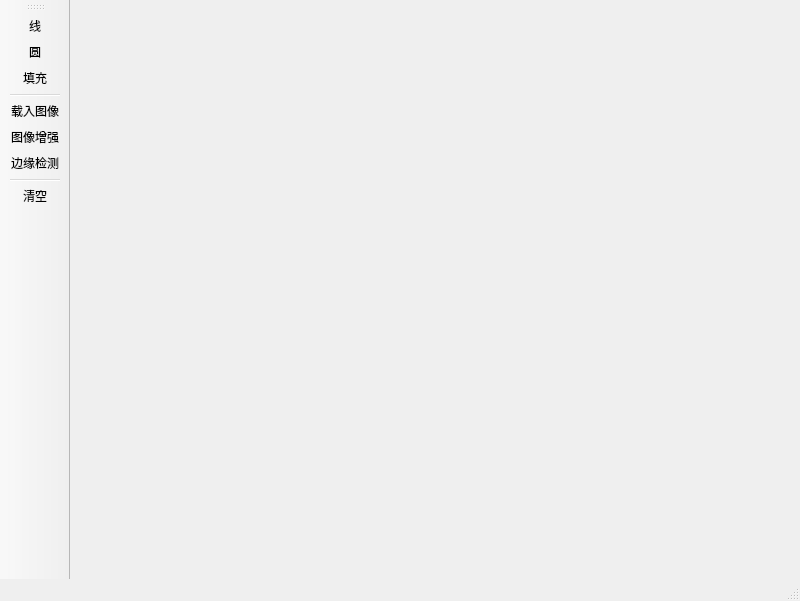
<?xml version="1.0" encoding="UTF-8"?>
<ui version="4.0">
 <class>main_win</class>
 <widget class="QMainWindow" name="main_win">
  <property name="geometry">
   <rect>
    <x>0</x>
    <y>0</y>
    <width>800</width>
    <height>601</height>
   </rect>
  </property>
  <property name="windowTitle">
   <string>画板</string>
  </property>
  <property name="windowIcon">
   <iconset resource="img_rcc.qrc">
    <normaloff>:/Icon/board.png</normaloff>:/Icon/board.png</iconset>
  </property>
  <widget class="QWidget" name="centralwidget">
   <layout class="QGridLayout" name="gridLayout"/>
  </widget>
  <widget class="QStatusBar" name="statusbar"/>
  <widget class="QToolBar" name="toolBar">
   <property name="windowTitle">
    <string>toolBar</string>
   </property>
   <property name="toolButtonStyle">
    <enum>Qt::ToolButtonTextUnderIcon</enum>
   </property>
   <attribute name="toolBarArea">
    <enum>LeftToolBarArea</enum>
   </attribute>
   <attribute name="toolBarBreak">
    <bool>false</bool>
   </attribute>
   <addaction name="line_action"/>
   <addaction name="round_action"/>
   <addaction name="fill_action"/>
   <addaction name="separator"/>
   <addaction name="load_action"/>
   <addaction name="ehm_action"/>
   <addaction name="canny_action"/>
   <addaction name="separator"/>
   <addaction name="clear_action"/>
  </widget>
  <action name="line_action">
   <property name="icon">
    <iconset resource="img_rcc.qrc">
     <normaloff>:/Icon/Line.png</normaloff>:/Icon/Line.png</iconset>
   </property>
   <property name="text">
    <string>线</string>
   </property>
   <property name="toolTip">
    <string>线</string>
   </property>
  </action>
  <action name="round_action">
   <property name="icon">
    <iconset resource="img_rcc.qrc">
     <normaloff>:/Icon/Circle.png</normaloff>:/Icon/Circle.png</iconset>
   </property>
   <property name="text">
    <string>圆</string>
   </property>
   <property name="toolTip">
    <string>圆</string>
   </property>
  </action>
  <action name="Hexagon_action">
   <property name="icon">
    <iconset resource="img_rcc.qrc">
     <normaloff>:/Icon/Hexagon.png</normaloff>:/Icon/Hexagon.png</iconset>
   </property>
   <property name="text">
    <string>六边形</string>
   </property>
  </action>
  <action name="open_action">
   <property name="text">
    <string>打开</string>
   </property>
   <property name="toolTip">
    <string>打开</string>
   </property>
  </action>
  <action name="save_action">
   <property name="text">
    <string>保存</string>
   </property>
   <property name="toolTip">
    <string>保存</string>
   </property>
  </action>
  <action name="clear_action">
   <property name="icon">
    <iconset resource="img_rcc.qrc">
     <normaloff>:/Icon/clear.png</normaloff>:/Icon/clear.png</iconset>
   </property>
   <property name="text">
    <string>清空</string>
   </property>
  </action>
  <action name="fill_action">
   <property name="icon">
    <iconset resource="img_rcc.qrc">
     <normaloff>:/Icon/Fill.png</normaloff>:/Icon/Fill.png</iconset>
   </property>
   <property name="text">
    <string>填充</string>
   </property>
  </action>
  <action name="load_action">
   <property name="icon">
    <iconset resource="img_rcc.qrc">
     <normaloff>:/Icon/Add.png</normaloff>:/Icon/Add.png</iconset>
   </property>
   <property name="text">
    <string>载入图像</string>
   </property>
  </action>
  <action name="ehm_action">
   <property name="icon">
    <iconset resource="img_rcc.qrc">
     <normaloff>:/Icon/Edit.png</normaloff>:/Icon/Edit.png</iconset>
   </property>
   <property name="text">
    <string>图像增强</string>
   </property>
  </action>
  <action name="canny_action">
   <property name="icon">
    <iconset resource="img_rcc.qrc">
     <normaloff>:/Icon/Edit.png</normaloff>:/Icon/Edit.png</iconset>
   </property>
   <property name="text">
    <string>边缘检测</string>
   </property>
  </action>
 </widget>
 <resources>
  <include location="img_rcc.qrc"/>
 </resources>
 <connections/>
</ui>
